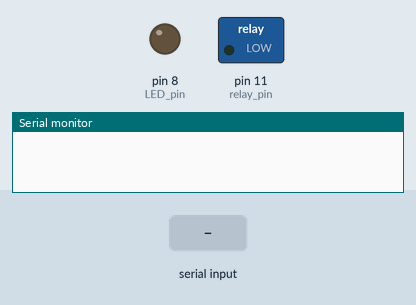
The sketch below on a simulated Arduino Uno, built with avr-gcc and run on an emulated ATmega328P. On the bench: switched loads named in the sketch (green lamp = pin HIGH), output pins drawn as LEDs (lit = HIGH), the last lines printed to the serial monitor. The test bench sets the inputs (shaded band).

Above: at 1.2 s.
1.3 s: "2" received over Serial
At 1.9 s:
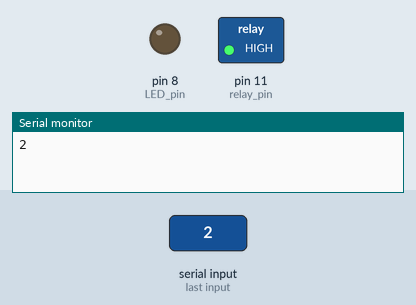
2.8 s: "1" received over Serial
At 4.2 s:
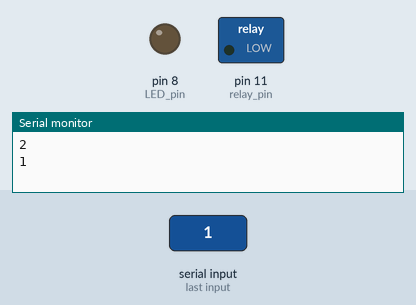
Timing chart, 0 to 5.8 s (numbered marks = the images above; inputs shaded):
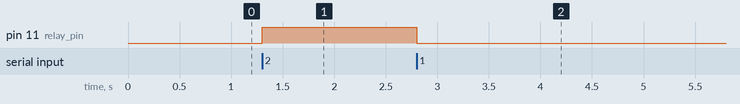

The sketch:

Bluetooth_controlled_single_relay_based_automation_system.ino
```cpp
char t;
void setup() {
Serial.begin(9600);
pinMode(11,OUTPUT); //relay pin
pinMode(8,OUTPUT); //LED pin
pinMode(8,HIGH);
}
void loop() {
if(Serial.available())
 {
  t=Serial.read();
  Serial.println(t);
 }
if(t=='1') //relay energizes
 {
  digitalWrite(11,LOW);
 }
if(t=='2') //relay off
 {
  digitalWrite(11,HIGH);
 }
}
```

Measured:
- after the input at 1.3 s, pin 11 (relay_pin): LOW → HIGH at once
- after the input at 2.8 s, pin 11 (relay_pin): HIGH → LOW at once
